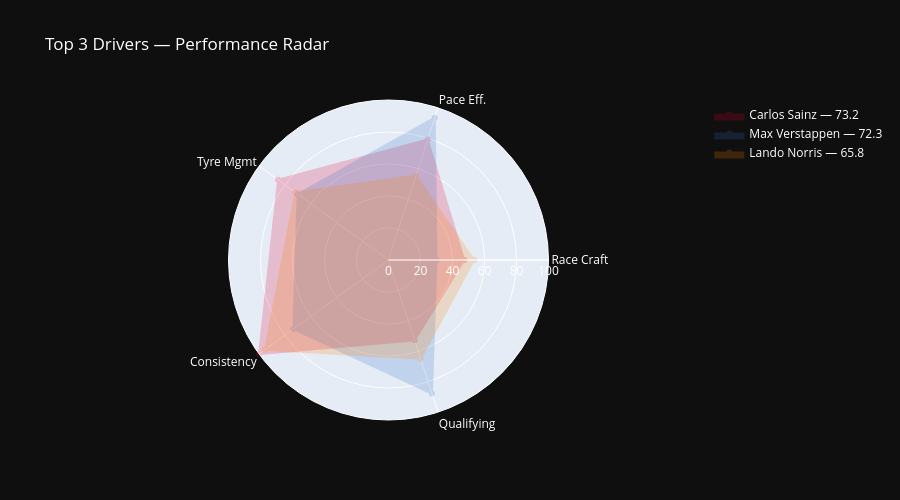

The notebook cell this image was saved under:
### Code cell
# Radar chart — top 3 drivers
PILLARS = ['Race Craft', 'Pace Eff.', 'Tyre Mgmt', 'Consistency', 'Qualifying']
TEAM_COLORS = {
    'Red Bull Racing': '#3671C6', 'Ferrari': '#E8002D',
    'Mercedes': '#27F4D2', 'McLaren': '#FF8000',
    'Aston Martin': '#229971', 'Alpine': '#FF87BC',
    'Williams': '#64C4FF', 'RB': '#6692FF',
    'Kick Sauber': '#52E252', 'Haas F1 Team': '#B6BABD',
}

top3_codes = list(ratings.keys())[:3]

fig = go.Figure()
for code in top3_codes:
    r = ratings[code]
    vals = [
        r.pillars.get('Race Craft',      type('', (), {'score': 0})()).score,
        r.pillars.get('Pace Efficiency', type('', (), {'score': 0})()).score,
        r.pillars.get('Tyre Management', type('', (), {'score': 0})()).score,
        r.pillars.get('Consistency',     type('', (), {'score': 0})()).score,
        r.pillars.get('Qualifying',      type('', (), {'score': 0})()).score,
    ]
    vals_closed  = vals + [vals[0]]
    labels_closed = PILLARS + [PILLARS[0]]
    color = TEAM_COLORS.get(r.team, '#888888')

    fig.add_trace(go.Scatterpolar(
        r=vals_closed, theta=labels_closed,
        fill='toself', fillcolor=color, opacity=0.2,
        line=dict(color=color, width=2),
        name=f'{r.full_name} — {r.composite_score:.1f}'
    ))

fig.update_layout(
    polar=dict(radialaxis=dict(visible=True, range=[0, 100])),
    title='Top 3 Drivers — Performance Radar',
    height=500,
    paper_bgcolor='#0f0f0f',
    font=dict(color='#ffffff'),
)
fig.show()

### Figure 1 — Plotly figure (JSON) as saved in the notebook; plotly's stock layout.template omitted (floating-point values rounded to 4 significant figures)
{"data": [{"fill": "toself", "fillcolor": "#E8002D", "line": {"color": "#E8002D", "width": 2}, "name": "Carlos Sainz — 73.2", "opacity": 0.2, "r": [47.31, 79.15, 85.29, 100, 52.8, 47.31], "theta": ["Race Craft", "Pace Eff.", "Tyre Mgmt", "Consistency", "Qualifying", "Race Craft"], "type": "scatterpolar"}, {"fill": "toself", "fillcolor": "#3671C6", "line": {"color": "#3671C6", "width": 2}, "name": "Max Verstappen — 72.3", "opacity": 0.2, "r": [30, 93.48, 70.19, 73.48, 87.81, 30], "theta": ["Race Craft", "Pace Eff.", "Tyre Mgmt", "Consistency", "Qualifying", "Race Craft"], "type": "scatterpolar"}, {"fill": "toself", "fillcolor": "#FF8000", "line": {"color": "#FF8000", "width": 2}, "name": "Lando Norris — 65.8", "opacity": 0.2, "r": [53.46, 55.44, 72, 95.45, 64.95, 53.46], "theta": ["Race Craft", "Pace Eff.", "Tyre Mgmt", "Consistency", "Qualifying", "Race Craft"], "type": "scatterpolar"}], "layout": {"font": {"color": "#ffffff"}, "height": 500, "paper_bgcolor": "#0f0f0f", "polar": {"radialaxis": {"range": [0, 100], "visible": true}}, "title": {"text": "Top 3 Drivers — Performance Radar"}}}
